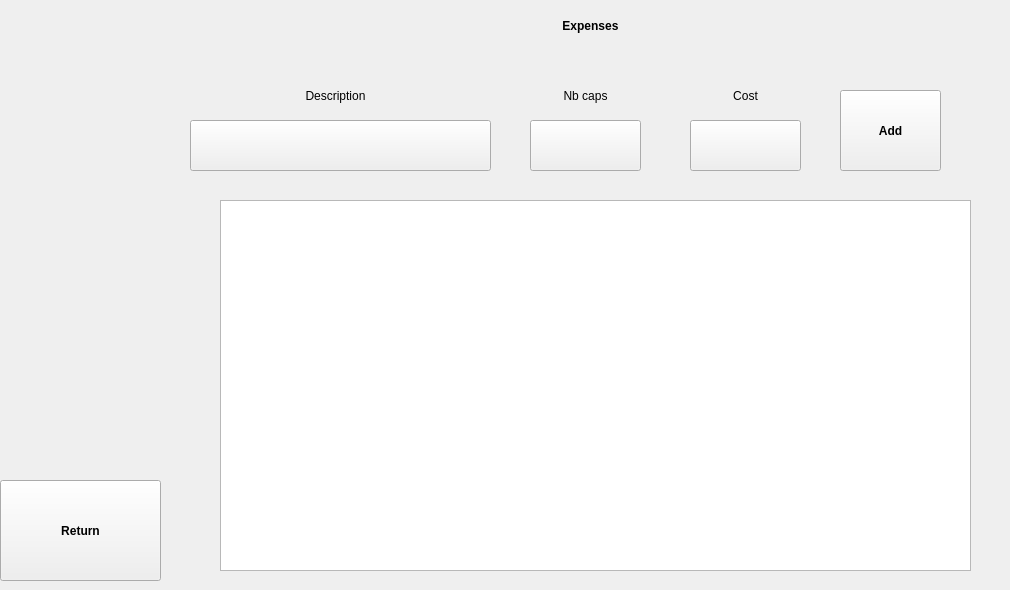
    <widget class="QWidget" name="expenses_panel">
     <widget class="QLabel" name="expenses_label">
      <property name="geometry">
       <rect>
        <x>180</x>
        <y>10</y>
        <width>821</width>
        <height>31</height>
       </rect>
      </property>
      <property name="font">
       <font>
        <weight>75</weight>
        <bold>true</bold>
       </font>
      </property>
      <property name="text">
       <string>Expenses</string>
      </property>
      <property name="alignment">
       <set>Qt::AlignCenter</set>
      </property>
     </widget>
     <widget class="QPushButton" name="expenses_add_pushButton">
      <property name="geometry">
       <rect>
        <x>840</x>
        <y>90</y>
        <width>101</width>
        <height>81</height>
       </rect>
      </property>
      <property name="font">
       <font>
        <weight>75</weight>
        <bold>true</bold>
       </font>
      </property>
      <property name="text">
       <string>Add</string>
      </property>
     </widget>
     <widget class="QTextEdit" name="expenses_details_textEdit">
      <property name="enabled">
       <bool>true</bool>
      </property>
      <property name="geometry">
       <rect>
        <x>220</x>
        <y>200</y>
        <width>751</width>
        <height>371</height>
       </rect>
      </property>
      <property name="sizePolicy">
       <sizepolicy hsizetype="Expanding" vsizetype="Expanding">
        <horstretch>0</horstretch>
        <verstretch>0</verstretch>
       </sizepolicy>
      </property>
      <property name="font">
       <font>
        <pointsize>18</pointsize>
       </font>
      </property>
      <property name="horizontalScrollBarPolicy">
       <enum>Qt::ScrollBarAlwaysOff</enum>
      </property>
      <property name="readOnly">
       <bool>true</bool>
      </property>
      <property name="textInteractionFlags">
       <set>Qt::NoTextInteraction</set>
      </property>
     </widget>
     <widget class="QLabel" name="label_5">
      <property name="geometry">
       <rect>
        <x>530</x>
        <y>80</y>
        <width>111</width>
        <height>31</height>
       </rect>
      </property>
      <property name="text">
       <string>Nb caps</string>
      </property>
      <property name="alignment">
       <set>Qt::AlignCenter</set>
      </property>
     </widget>
     <widget class="QLabel" name="label_7">
      <property name="geometry">
       <rect>
        <x>200</x>
        <y>80</y>
        <width>271</width>
        <height>31</height>
       </rect>
      </property>
      <property name="text">
       <string>Description</string>
      </property>
      <property name="alignment">
       <set>Qt::AlignCenter</set>
      </property>
     </widget>
     <widget class="QLabel" name="label_8">
      <property name="geometry">
       <rect>
        <x>690</x>
        <y>80</y>
        <width>111</width>
        <height>31</height>
       </rect>
      </property>
      <property name="text">
       <string>Cost</string>
      </property>
      <property name="alignment">
       <set>Qt::AlignCenter</set>
      </property>
     </widget>
     <widget class="QPushButton" name="expenses_return_pushButton">
      <property name="geometry">
       <rect>
        <x>0</x>
        <y>480</y>
        <width>161</width>
        <height>101</height>
       </rect>
      </property>
      <property name="font">
       <font>
        <weight>75</weight>
        <bold>true</bold>
       </font>
      </property>
      <property name="text">
       <string>Return</string>
      </property>
     </widget>
     <widget class="QPushButton" name="expenses_description_pushButton">
      <property name="geometry">
       <rect>
        <x>190</x>
        <y>120</y>
        <width>301</width>
        <height>51</height>
       </rect>
      </property>
      <property name="font">
       <font>
        <pointsize>17</pointsize>
        <weight>50</weight>
        <bold>false</bold>
       </font>
      </property>
      <property name="text">
       <string/>
      </property>
     </widget>
     <widget class="QPushButton" name="expenses_caps_pushButton">
      <property name="geometry">
       <rect>
        <x>530</x>
        <y>120</y>
        <width>111</width>
        <height>51</height>
       </rect>
      </property>
      <property name="font">
       <font>
        <pointsize>17</pointsize>
        <weight>50</weight>
        <bold>false</bold>
       </font>
      </property>
      <property name="text">
       <string/>
      </property>
     </widget>
     <widget class="QPushButton" name="expenses_cost_pushButton">
      <property name="geometry">
       <rect>
        <x>690</x>
        <y>120</y>
        <width>111</width>
        <height>51</height>
       </rect>
      </property>
      <property name="font">
       <font>
        <pointsize>17</pointsize>
        <weight>50</weight>
        <bold>false</bold>
       </font>
      </property>
      <property name="text">
       <string/>
      </property>
     </widget>
    </widget>
